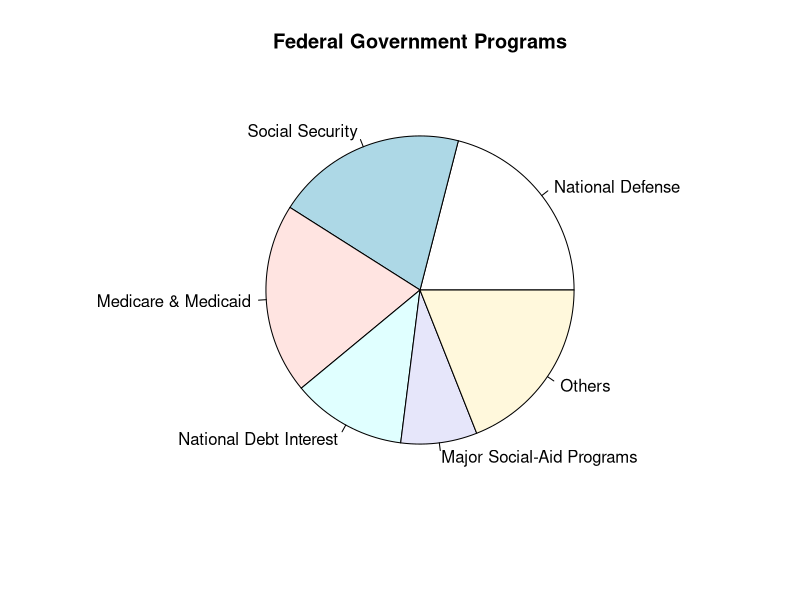
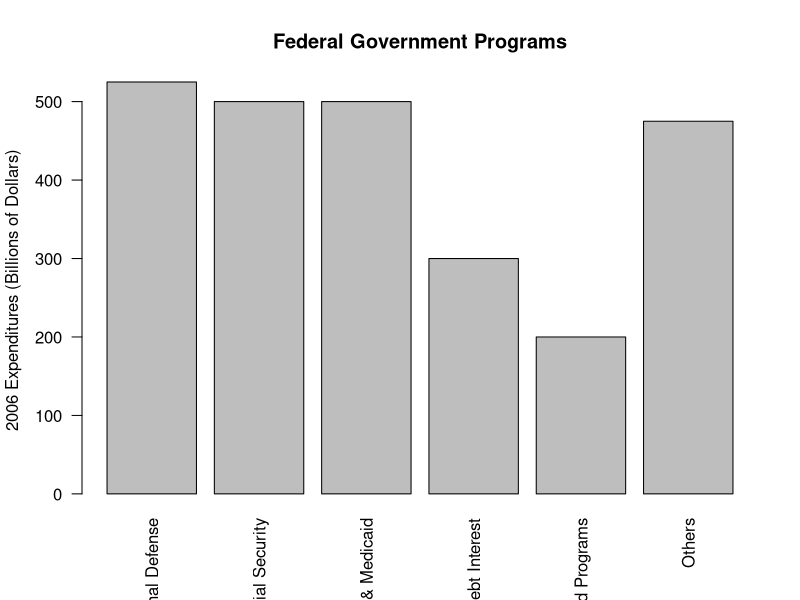
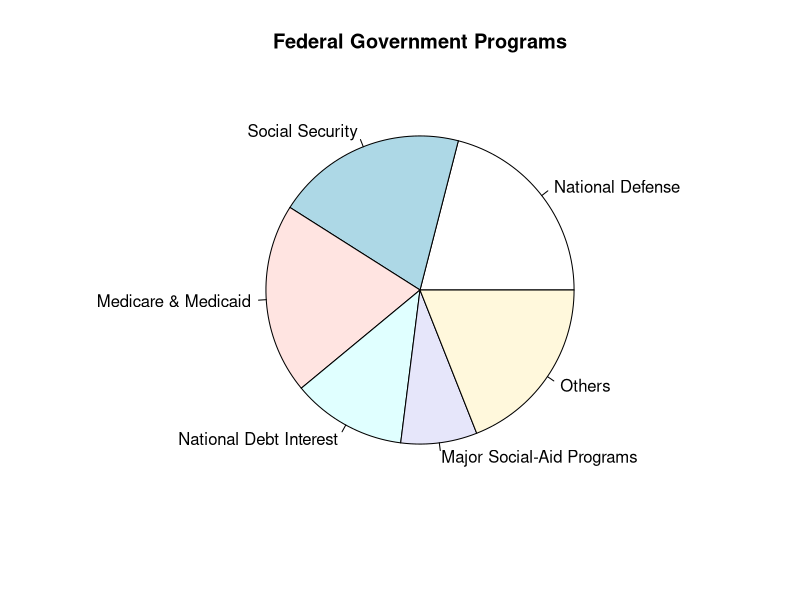
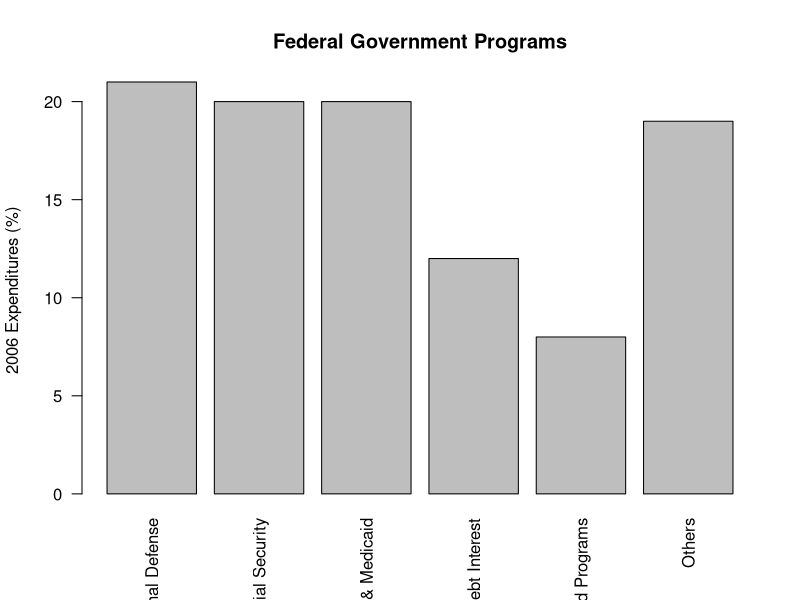
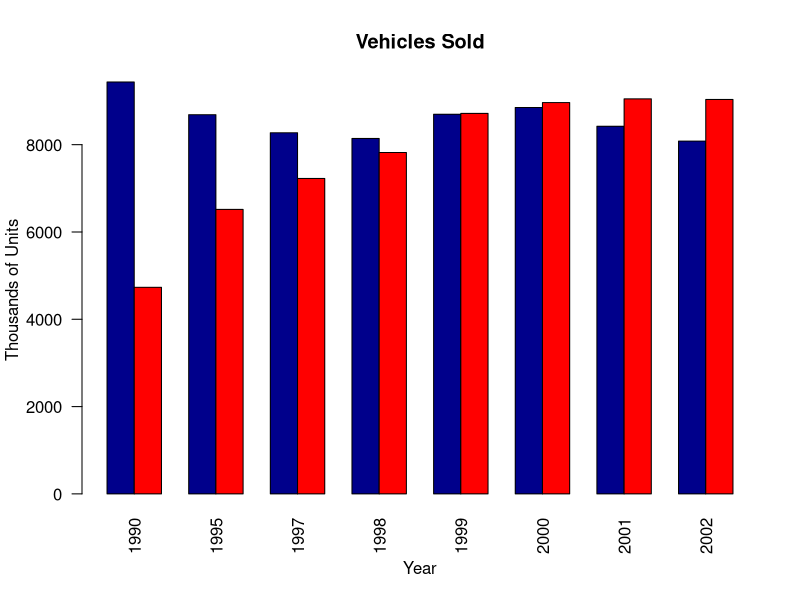

Write R code to recreate these figures, in order.
#########################################################
# Describing Data on a Single Variable: Graphical Methods
#
# Start 2/13/2019
#########################################################
#3.1
#a
program <- c("National Defense","Social Security","Medicare & Medicaid","National Debt Interest","Major Social-Aid Programs","Others")
expenditure <- c(525,500,500,300,200,475)
pie(expenditure,labels=program,main="Federal Government Programs")
#b
barplot(expenditure,names.arg=program,ylab="2006 Expenditures (Billions of Dollars)",main="Federal Government Programs",las=2)
#c
total <- sum(expenditure)
percent <- expenditure/total*100
pie(percent,labels=program, main="Federal Government Programs")
barplot(percent,names.arg=program,ylab="2006 Expenditures (%)",main="Federal Government Programs",las=2)
#3.2
year<- c("1990","1995","1997","1998","1999","2000","2001","2002")
passenger<- c(9436,8687,8273,8142,8697,8852,8422,8082)
suv_truck<-c(4733,6517,7226,7821,8717,8965,9050,9036)
vehicle <- rbind(passenger,suv_truck)
barplot(vehicle,main="Vehicles Sold",names.arg=year,xlab="Year",ylab="Thousands of Units",col=c("darkblue","red"),las=2, beside=TRUE)
